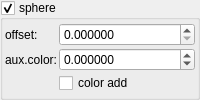
    <widget class="MyGroupBox" name="groupCheck_transf_function_enabledE_false">
     <property name="title">
      <string>sphere&amp;</string>
     </property>
     <property name="checkable">
      <bool>true</bool>
     </property>
     <layout class="QVBoxLayout" name="verticalLayout_18" stretch="0">
      <property name="spacing">
       <number>2</number>
      </property>
      <property name="leftMargin">
       <number>2</number>
      </property>
      <property name="topMargin">
       <number>2</number>
      </property>
      <property name="rightMargin">
       <number>2</number>
      </property>
      <property name="bottomMargin">
       <number>2</number>
      </property>
      <item>
       <layout class="QGridLayout" name="gridLayout_25" columnstretch="0,1">
        <property name="spacing">
         <number>2</number>
        </property>
        <item row="0" column="0">
         <widget class="QLabel" name="label_139">
          <property name="text">
           <string>offset:</string>
          </property>
         </widget>
        </item>
        <item row="1" column="1">
         <widget class="MyDoubleSpinBox" name="spinbox_transf_offset_2">
          <property name="sizePolicy">
           <sizepolicy hsizetype="Minimum" vsizetype="Maximum">
            <horstretch>0</horstretch>
            <verstretch>0</verstretch>
           </sizepolicy>
          </property>
          <property name="prefix">
           <string/>
          </property>
          <property name="suffix">
           <string/>
          </property>
          <property name="decimals">
           <number>6</number>
          </property>
          <property name="minimum">
           <double>-99.998999999999995</double>
          </property>
          <property name="maximum">
           <double>99.998999999999995</double>
          </property>
          <property name="singleStep">
           <double>0.100000000000000</double>
          </property>
         </widget>
        </item>
        <item row="0" column="1">
         <widget class="MyDoubleSpinBox" name="spinbox_transf_scale_08">
          <property name="sizePolicy">
           <sizepolicy hsizetype="Minimum" vsizetype="Maximum">
            <horstretch>0</horstretch>
            <verstretch>0</verstretch>
           </sizepolicy>
          </property>
          <property name="prefix">
           <string/>
          </property>
          <property name="suffix">
           <string/>
          </property>
          <property name="decimals">
           <number>6</number>
          </property>
          <property name="minimum">
           <double>0.000000000000000</double>
          </property>
          <property name="maximum">
           <double>99.998999999999995</double>
          </property>
          <property name="singleStep">
           <double>0.100000000000000</double>
          </property>
         </widget>
        </item>
        <item row="2" column="1">
         <widget class="MyCheckBox" name="checkBox_transf_function_enabledG_false">
          <property name="text">
           <string notr="true">color add</string>
          </property>
         </widget>
        </item>
        <item row="1" column="0">
         <widget class="QLabel" name="label_134">
          <property name="text">
           <string>aux.color:</string>
          </property>
         </widget>
        </item>
       </layout>
      </item>
     </layout>
    </widget>
